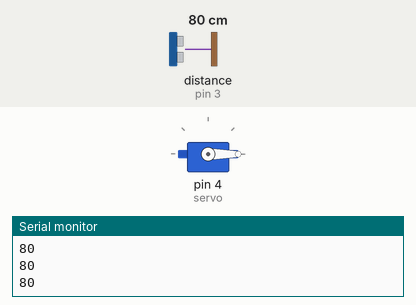
Bench run of a sketch on a simulated Arduino Uno, built with avr-gcc and run on an emulated ATmega328P. Shown: servo, the last lines printed to the serial monitor. Wiring (inferred from the names in the program): ultrasonic range finder: trigger pin 2; echo pin 3. The inputs (shaded band) are chosen by the test bench; at power-on: distance to the obstacle (sensor on pin 3) 80 cm. The echo pulse lasts 58.3 µs per cm.

Above: at 1.2 s.
1.3 s: distance to the obstacle (sensor on pin 3) set to 22 cm
2.8 s: distance to the obstacle (sensor on pin 3) set to 17 cm
At 4.3 s:
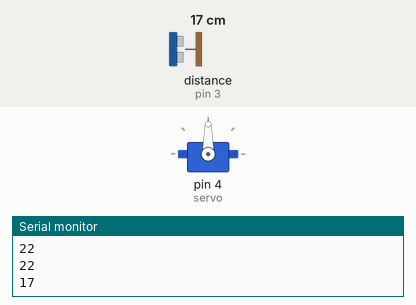
Timing chart, 0 to 5.8 s (numbered marks = the images above; inputs shaded):
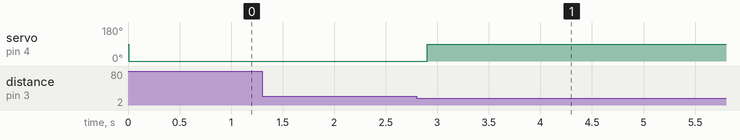

Measured:
- the behaviour switches between 20 and 19 cm on distance to the obstacle (sensor on pin 3) (found by bisection; images 0 and 1)
- after the input at 2.8 s, servo on pin 4 (servo): 0° → 90° after 0.10 s

The sketch:

Automatic_trash_can.ino
```cpp
#include<Servo.h>
Servo servo;
const int trigPin = 2;
const int echoPin = 3;

void setup(){
  Serial.begin(9600);
  servo.attach(4);
  pinMode(trigPin, OUTPUT);
  pinMode(echoPin, INPUT);
}

void loop(){
  digitalWrite(trigPin, HIGH);
  delayMicroseconds(10);
  digitalWrite(trigPin, LOW);
  long distance = pulseIn(echoPin, HIGH) / 58;
  Serial.println(distance);
  if (distance < 20) {
    servo.write(90);
    delay(10000);
    }
  else {
    servo.write(0);
    }
  delay(100);
}
```
